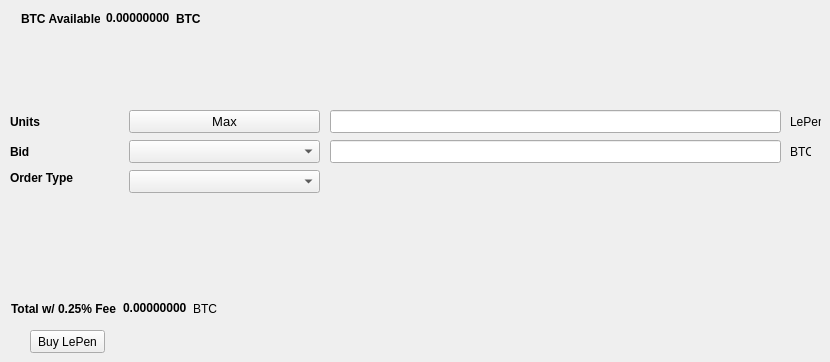
   <widget class="QWidget" name="BuyTab">
    <attribute name="title">
     <string>Buy</string>
    </attribute>
    <widget class="QPushButton" name="BuyLePen">
     <property name="geometry">
      <rect>
       <x>30</x>
       <y>330</y>
       <width>75</width>
       <height>23</height>
      </rect>
     </property>
     <property name="text">
      <string>Buy LePen</string>
     </property>
    </widget>
    <widget class="QLabel" name="label_3">
     <property name="geometry">
      <rect>
       <x>10</x>
       <y>110</y>
       <width>46</width>
       <height>23</height>
      </rect>
     </property>
     <property name="font">
      <font>
       <weight>75</weight>
       <bold>true</bold>
      </font>
     </property>
     <property name="text">
      <string>Units</string>
     </property>
    </widget>
    <widget class="QLineEdit" name="UnitsInput">
     <property name="geometry">
      <rect>
       <x>330</x>
       <y>110</y>
       <width>451</width>
       <height>23</height>
      </rect>
     </property>
     <property name="font">
      <font>
       <pointsize>9</pointsize>
       <weight>75</weight>
       <bold>true</bold>
      </font>
     </property>
    </widget>
    <widget class="QLineEdit" name="BuyBidPriceEdit">
     <property name="geometry">
      <rect>
       <x>330</x>
       <y>140</y>
       <width>451</width>
       <height>23</height>
      </rect>
     </property>
     <property name="font">
      <font>
       <pointsize>9</pointsize>
       <weight>75</weight>
       <bold>true</bold>
      </font>
     </property>
    </widget>
    <widget class="QLabel" name="label_4">
     <property name="geometry">
      <rect>
       <x>790</x>
       <y>110</y>
       <width>31</width>
       <height>23</height>
      </rect>
     </property>
     <property name="text">
      <string>LePen</string>
     </property>
    </widget>
    <widget class="QLabel" name="label_5">
     <property name="geometry">
      <rect>
       <x>790</x>
       <y>140</y>
       <width>21</width>
       <height>23</height>
      </rect>
     </property>
     <property name="text">
      <string>BTC</string>
     </property>
    </widget>
    <widget class="QLabel" name="label_6">
     <property name="geometry">
      <rect>
       <x>10</x>
       <y>140</y>
       <width>46</width>
       <height>23</height>
      </rect>
     </property>
     <property name="font">
      <font>
       <weight>75</weight>
       <bold>true</bold>
      </font>
     </property>
     <property name="text">
      <string>Bid</string>
     </property>
    </widget>
    <widget class="QLabel" name="label_7">
     <property name="geometry">
      <rect>
       <x>10</x>
       <y>170</y>
       <width>71</width>
       <height>16</height>
      </rect>
     </property>
     <property name="font">
      <font>
       <weight>75</weight>
       <bold>true</bold>
      </font>
     </property>
     <property name="text">
      <string>Order Type</string>
     </property>
    </widget>
    <widget class="QPushButton" name="Buy_Max_Amount">
     <property name="geometry">
      <rect>
       <x>129</x>
       <y>110</y>
       <width>191</width>
       <height>23</height>
      </rect>
     </property>
     <property name="font">
      <font>
       <pointsize>10</pointsize>
      </font>
     </property>
     <property name="text">
      <string>Max</string>
     </property>
    </widget>
    <widget class="QComboBox" name="BuyBidcomboBox">
     <property name="geometry">
      <rect>
       <x>129</x>
       <y>140</y>
       <width>191</width>
       <height>23</height>
      </rect>
     </property>
     <property name="font">
      <font>
       <pointsize>10</pointsize>
      </font>
     </property>
    </widget>
    <widget class="QComboBox" name="buyOrdertypeCombo">
     <property name="geometry">
      <rect>
       <x>129</x>
       <y>170</y>
       <width>191</width>
       <height>23</height>
      </rect>
     </property>
     <property name="font">
      <font>
       <pointsize>10</pointsize>
      </font>
     </property>
    </widget>
    <widget class="QWidget" name="layoutWidget">
     <property name="geometry">
      <rect>
       <x>21</x>
       <y>11</y>
       <width>180</width>
       <height>15</height>
      </rect>
     </property>
     <layout class="QHBoxLayout" name="horizontalLayout_3">
      <item>
       <widget class="QLabel" name="label232">
        <property name="font">
         <font>
          <weight>75</weight>
          <bold>true</bold>
         </font>
        </property>
        <property name="text">
         <string>BTC Available:</string>
        </property>
       </widget>
      </item>
      <item>
       <widget class="QLabel" name="BtcAvailableLbl">
        <property name="palette">
         <palette>
          <active>
           <colorrole role="WindowText">
            <brush brushstyle="SolidPattern">
             <color alpha="255">
              <red>0</red>
              <green>0</green>
              <blue>0</blue>
             </color>
            </brush>
           </colorrole>
           <colorrole role="Button">
            <brush brushstyle="SolidPattern">
             <color alpha="255">
              <red>0</red>
              <green>170</green>
              <blue>0</blue>
             </color>
            </brush>
           </colorrole>
           <colorrole role="Light">
            <brush brushstyle="SolidPattern">
             <color alpha="255">
              <red>0</red>
              <green>255</green>
              <blue>0</blue>
             </color>
            </brush>
           </colorrole>
           <colorrole role="Midlight">
            <brush brushstyle="SolidPattern">
             <color alpha="255">
              <red>0</red>
              <green>212</green>
              <blue>0</blue>
             </color>
            </brush>
           </colorrole>
           <colorrole role="Dark">
            <brush brushstyle="SolidPattern">
             <color alpha="255">
              <red>0</red>
              <green>85</green>
              <blue>0</blue>
             </color>
            </brush>
           </colorrole>
           <colorrole role="Mid">
            <brush brushstyle="SolidPattern">
             <color alpha="255">
              <red>0</red>
              <green>113</green>
              <blue>0</blue>
             </color>
            </brush>
           </colorrole>
           <colorrole role="Text">
            <brush brushstyle="SolidPattern">
             <color alpha="255">
              <red>0</red>
              <green>170</green>
              <blue>0</blue>
             </color>
            </brush>
           </colorrole>
           <colorrole role="BrightText">
            <brush brushstyle="SolidPattern">
             <color alpha="255">
              <red>255</red>
              <green>255</green>
              <blue>255</blue>
             </color>
            </brush>
           </colorrole>
           <colorrole role="ButtonText">
            <brush brushstyle="SolidPattern">
             <color alpha="255">
              <red>0</red>
              <green>0</green>
              <blue>0</blue>
             </color>
            </brush>
           </colorrole>
           <colorrole role="Base">
            <brush brushstyle="SolidPattern">
             <color alpha="255">
              <red>255</red>
              <green>255</green>
              <blue>255</blue>
             </color>
            </brush>
           </colorrole>
           <colorrole role="Window">
            <brush brushstyle="SolidPattern">
             <color alpha="255">
              <red>0</red>
              <green>170</green>
              <blue>0</blue>
             </color>
            </brush>
           </colorrole>
           <colorrole role="Shadow">
            <brush brushstyle="SolidPattern">
             <color alpha="255">
              <red>0</red>
              <green>0</green>
              <blue>0</blue>
             </color>
            </brush>
           </colorrole>
           <colorrole role="AlternateBase">
            <brush brushstyle="SolidPattern">
             <color alpha="255">
              <red>127</red>
              <green>212</green>
              <blue>127</blue>
             </color>
            </brush>
           </colorrole>
           <colorrole role="ToolTipBase">
            <brush brushstyle="SolidPattern">
             <color alpha="255">
              <red>255</red>
              <green>255</green>
              <blue>220</blue>
             </color>
            </brush>
           </colorrole>
           <colorrole role="ToolTipText">
            <brush brushstyle="SolidPattern">
             <color alpha="255">
              <red>0</red>
              <green>0</green>
              <blue>0</blue>
             </color>
            </brush>
           </colorrole>
          </active>
          <inactive>
           <colorrole role="WindowText">
            <brush brushstyle="SolidPattern">
             <color alpha="255">
              <red>0</red>
              <green>0</green>
              <blue>0</blue>
             </color>
            </brush>
           </colorrole>
           <colorrole role="Button">
            <brush brushstyle="SolidPattern">
             <color alpha="255">
              <red>0</red>
              <green>170</green>
              <blue>0</blue>
             </color>
            </brush>
           </colorrole>
           <colorrole role="Light">
            <brush brushstyle="SolidPattern">
             <color alpha="255">
              <red>0</red>
              <green>255</green>
              <blue>0</blue>
             </color>
            </brush>
           </colorrole>
           <colorrole role="Midlight">
            <brush brushstyle="SolidPattern">
             <color alpha="255">
              <red>0</red>
              <green>212</green>
              <blue>0</blue>
             </color>
            </brush>
           </colorrole>
           <colorrole role="Dark">
            <brush brushstyle="SolidPattern">
             <color alpha="255">
              <red>0</red>
              <green>85</green>
              <blue>0</blue>
             </color>
            </brush>
           </colorrole>
           <colorrole role="Mid">
            <brush brushstyle="SolidPattern">
             <color alpha="255">
              <red>0</red>
              <green>113</green>
              <blue>0</blue>
             </color>
            </brush>
           </colorrole>
           <colorrole role="Text">
            <brush brushstyle="SolidPattern">
             <color alpha="255">
              <red>0</red>
              <green>170</green>
              <blue>0</blue>
             </color>
            </brush>
           </colorrole>
           <colorrole role="BrightText">
            <brush brushstyle="SolidPattern">
             <color alpha="255">
              <red>255</red>
              <green>255</green>
              <blue>255</blue>
             </color>
            </brush>
           </colorrole>
           <colorrole role="ButtonText">
            <brush brushstyle="SolidPattern">
             <color alpha="255">
              <red>0</red>
              <green>0</green>
              <blue>0</blue>
             </color>
            </brush>
           </colorrole>
           <colorrole role="Base">
            <brush brushstyle="SolidPattern">
             <color alpha="255">
              <red>255</red>
              <green>255</green>
              <blue>255</blue>
             </color>
            </brush>
           </colorrole>
           <colorrole role="Window">
            <brush brushstyle="SolidPattern">
             <color alpha="255">
              <red>0</red>
              <green>170</green>
              <blue>0</blue>
             </color>
            </brush>
           </colorrole>
           <colorrole role="Shadow">
            <brush brushstyle="SolidPattern">
             <color alpha="255">
              <red>0</red>
              <green>0</green>
              <blue>0</blue>
             </color>
            </brush>
           </colorrole>
           <colorrole role="AlternateBase">
            <brush brushstyle="SolidPattern">
             <color alpha="255">
              <red>127</red>
              <green>212</green>
              <blue>127</blue>
             </color>
            </brush>
           </colorrole>
           <colorrole role="ToolTipBase">
            <brush brushstyle="SolidPattern">
             <color alpha="255">
              <red>255</red>
              <green>255</green>
              <blue>220</blue>
             </color>
            </brush>
           </colorrole>
           <colorrole role="ToolTipText">
            <brush brushstyle="SolidPattern">
             <color alpha="255">
              <red>0</red>
              <green>0</green>
              <blue>0</blue>
             </color>
            </brush>
           </colorrole>
          </inactive>
          <disabled>
           <colorrole role="WindowText">
            <brush brushstyle="SolidPattern">
             <color alpha="255">
              <red>0</red>
              <green>85</green>
              <blue>0</blue>
             </color>
            </brush>
           </colorrole>
           <colorrole role="Button">
            <brush brushstyle="SolidPattern">
             <color alpha="255">
              <red>0</red>
              <green>170</green>
              <blue>0</blue>
             </color>
            </brush>
           </colorrole>
           <colorrole role="Light">
            <brush brushstyle="SolidPattern">
             <color alpha="255">
              <red>0</red>
              <green>255</green>
              <blue>0</blue>
             </color>
            </brush>
           </colorrole>
           <colorrole role="Midlight">
            <brush brushstyle="SolidPattern">
             <color alpha="255">
              <red>0</red>
              <green>212</green>
              <blue>0</blue>
             </color>
            </brush>
           </colorrole>
           <colorrole role="Dark">
            <brush brushstyle="SolidPattern">
             <color alpha="255">
              <red>0</red>
              <green>85</green>
              <blue>0</blue>
             </color>
            </brush>
           </colorrole>
           <colorrole role="Mid">
            <brush brushstyle="SolidPattern">
             <color alpha="255">
              <red>0</red>
              <green>113</green>
              <blue>0</blue>
             </color>
            </brush>
           </colorrole>
           <colorrole role="Text">
            <brush brushstyle="SolidPattern">
             <color alpha="255">
              <red>0</red>
              <green>85</green>
              <blue>0</blue>
             </color>
            </brush>
           </colorrole>
           <colorrole role="BrightText">
            <brush brushstyle="SolidPattern">
             <color alpha="255">
              <red>255</red>
              <green>255</green>
              <blue>255</blue>
             </color>
            </brush>
           </colorrole>
           <colorrole role="ButtonText">
            <brush brushstyle="SolidPattern">
             <color alpha="255">
              <red>0</red>
              <green>85</green>
              <blue>0</blue>
             </color>
            </brush>
           </colorrole>
           <colorrole role="Base">
            <brush brushstyle="SolidPattern">
             <color alpha="255">
              <red>0</red>
              <green>170</green>
              <blue>0</blue>
             </color>
            </brush>
           </colorrole>
           <colorrole role="Window">
            <brush brushstyle="SolidPattern">
             <color alpha="255">
              <red>0</red>
              <green>170</green>
              <blue>0</blue>
             </color>
            </brush>
           </colorrole>
           <colorrole role="Shadow">
            <brush brushstyle="SolidPattern">
             <color alpha="255">
              <red>0</red>
              <green>0</green>
              <blue>0</blue>
             </color>
            </brush>
           </colorrole>
           <colorrole role="AlternateBase">
            <brush brushstyle="SolidPattern">
             <color alpha="255">
              <red>0</red>
              <green>170</green>
              <blue>0</blue>
             </color>
            </brush>
           </colorrole>
           <colorrole role="ToolTipBase">
            <brush brushstyle="SolidPattern">
             <color alpha="255">
              <red>255</red>
              <green>255</green>
              <blue>220</blue>
             </color>
            </brush>
           </colorrole>
           <colorrole role="ToolTipText">
            <brush brushstyle="SolidPattern">
             <color alpha="255">
              <red>0</red>
              <green>0</green>
              <blue>0</blue>
             </color>
            </brush>
           </colorrole>
          </disabled>
         </palette>
        </property>
        <property name="font">
         <font>
          <weight>75</weight>
          <bold>true</bold>
         </font>
        </property>
        <property name="text">
         <string>0.00000000</string>
        </property>
        <property name="textInteractionFlags">
         <set>Qt::LinksAccessibleByMouse|Qt::TextSelectableByKeyboard|Qt::TextSelectableByMouse</set>
        </property>
       </widget>
      </item>
      <item>
       <widget class="QLabel" name="BtcAvailableLbl_2">
        <property name="font">
         <font>
          <weight>75</weight>
          <bold>true</bold>
         </font>
        </property>
        <property name="text">
         <string>BTC</string>
        </property>
       </widget>
      </item>
     </layout>
    </widget>
    <widget class="QWidget" name="layoutWidget">
     <property name="geometry">
      <rect>
       <x>11</x>
       <y>301</y>
       <width>209</width>
       <height>15</height>
      </rect>
     </property>
     <layout class="QHBoxLayout" name="horizontalLayout_4">
      <item>
       <widget class="QLabel" name="label_9">
        <property name="font">
         <font>
          <weight>75</weight>
          <bold>true</bold>
         </font>
        </property>
        <property name="text">
         <string>Total w/ 0.25% Fee</string>
        </property>
       </widget>
      </item>
      <item>
       <widget class="QLabel" name="BuyCostLabel">
        <property name="palette">
         <palette>
          <active>
           <colorrole role="WindowText">
            <brush brushstyle="SolidPattern">
             <color alpha="255">
              <red>0</red>
              <green>0</green>
              <blue>0</blue>
             </color>
            </brush>
           </colorrole>
           <colorrole role="Button">
            <brush brushstyle="SolidPattern">
             <color alpha="255">
              <red>0</red>
              <green>170</green>
              <blue>0</blue>
             </color>
            </brush>
           </colorrole>
           <colorrole role="Light">
            <brush brushstyle="SolidPattern">
             <color alpha="255">
              <red>0</red>
              <green>255</green>
              <blue>0</blue>
             </color>
            </brush>
           </colorrole>
           <colorrole role="Midlight">
            <brush brushstyle="SolidPattern">
             <color alpha="255">
              <red>0</red>
              <green>212</green>
              <blue>0</blue>
             </color>
            </brush>
           </colorrole>
           <colorrole role="Dark">
            <brush brushstyle="SolidPattern">
             <color alpha="255">
              <red>0</red>
              <green>85</green>
              <blue>0</blue>
             </color>
            </brush>
           </colorrole>
           <colorrole role="Mid">
            <brush brushstyle="SolidPattern">
             <color alpha="255">
              <red>0</red>
              <green>113</green>
              <blue>0</blue>
             </color>
            </brush>
           </colorrole>
           <colorrole role="Text">
            <brush brushstyle="SolidPattern">
             <color alpha="255">
              <red>0</red>
              <green>170</green>
              <blue>0</blue>
             </color>
            </brush>
           </colorrole>
           <colorrole role="BrightText">
            <brush brushstyle="SolidPattern">
             <color alpha="255">
              <red>255</red>
              <green>255</green>
              <blue>255</blue>
             </color>
            </brush>
           </colorrole>
           <colorrole role="ButtonText">
            <brush brushstyle="SolidPattern">
             <color alpha="255">
              <red>0</red>
              <green>0</green>
              <blue>0</blue>
             </color>
            </brush>
           </colorrole>
           <colorrole role="Base">
            <brush brushstyle="SolidPattern">
             <color alpha="255">
              <red>255</red>
              <green>255</green>
              <blue>255</blue>
             </color>
            </brush>
           </colorrole>
           <colorrole role="Window">
            <brush brushstyle="SolidPattern">
             <color alpha="255">
              <red>0</red>
              <green>170</green>
              <blue>0</blue>
             </color>
            </brush>
           </colorrole>
           <colorrole role="Shadow">
            <brush brushstyle="SolidPattern">
             <color alpha="255">
              <red>0</red>
              <green>0</green>
              <blue>0</blue>
             </color>
            </brush>
           </colorrole>
           <colorrole role="AlternateBase">
            <brush brushstyle="SolidPattern">
             <color alpha="255">
              <red>127</red>
              <green>212</green>
              <blue>127</blue>
             </color>
            </brush>
           </colorrole>
           <colorrole role="ToolTipBase">
            <brush brushstyle="SolidPattern">
             <color alpha="255">
              <red>255</red>
              <green>255</green>
              <blue>220</blue>
             </color>
            </brush>
           </colorrole>
           <colorrole role="ToolTipText">
            <brush brushstyle="SolidPattern">
             <color alpha="255">
              <red>0</red>
              <green>0</green>
              <blue>0</blue>
             </color>
            </brush>
           </colorrole>
          </active>
          <inactive>
           <colorrole role="WindowText">
            <brush brushstyle="SolidPattern">
             <color alpha="255">
              <red>0</red>
              <green>0</green>
              <blue>0</blue>
             </color>
            </brush>
           </colorrole>
           <colorrole role="Button">
            <brush brushstyle="SolidPattern">
             <color alpha="255">
              <red>0</red>
              <green>170</green>
              <blue>0</blue>
             </color>
            </brush>
           </colorrole>
           <colorrole role="Light">
            <brush brushstyle="SolidPattern">
             <color alpha="255">
              <red>0</red>
              <green>255</green>
              <blue>0</blue>
             </color>
            </brush>
           </colorrole>
           <colorrole role="Midlight">
            <brush brushstyle="SolidPattern">
             <color alpha="255">
              <red>0</red>
              <green>212</green>
              <blue>0</blue>
             </color>
            </brush>
           </colorrole>
           <colorrole role="Dark">
            <brush brushstyle="SolidPattern">
             <color alpha="255">
              <red>0</red>
              <green>85</green>
              <blue>0</blue>
             </color>
            </brush>
           </colorrole>
           <colorrole role="Mid">
            <brush brushstyle="SolidPattern">
             <color alpha="255">
              <red>0</red>
              <green>113</green>
              <blue>0</blue>
             </color>
            </brush>
           </colorrole>
           <colorrole role="Text">
            <brush brushstyle="SolidPattern">
             <color alpha="255">
              <red>0</red>
              <green>170</green>
              <blue>0</blue>
             </color>
            </brush>
           </colorrole>
           <colorrole role="BrightText">
            <brush brushstyle="SolidPattern">
             <color alpha="255">
              <red>255</red>
              <green>255</green>
              <blue>255</blue>
             </color>
            </brush>
           </colorrole>
           <colorrole role="ButtonText">
            <brush brushstyle="SolidPattern">
             <color alpha="255">
              <red>0</red>
              <green>0</green>
              <blue>0</blue>
             </color>
            </brush>
           </colorrole>
           <colorrole role="Base">
            <brush brushstyle="SolidPattern">
             <color alpha="255">
              <red>255</red>
              <green>255</green>
              <blue>255</blue>
             </color>
            </brush>
           </colorrole>
           <colorrole role="Window">
            <brush brushstyle="SolidPattern">
             <color alpha="255">
              <red>0</red>
              <green>170</green>
              <blue>0</blue>
             </color>
            </brush>
           </colorrole>
           <colorrole role="Shadow">
            <brush brushstyle="SolidPattern">
             <color alpha="255">
              <red>0</red>
              <green>0</green>
              <blue>0</blue>
             </color>
            </brush>
           </colorrole>
           <colorrole role="AlternateBase">
            <brush brushstyle="SolidPattern">
             <color alpha="255">
              <red>127</red>
              <green>212</green>
              <blue>127</blue>
             </color>
            </brush>
           </colorrole>
           <colorrole role="ToolTipBase">
            <brush brushstyle="SolidPattern">
             <color alpha="255">
              <red>255</red>
              <green>255</green>
              <blue>220</blue>
             </color>
            </brush>
           </colorrole>
           <colorrole role="ToolTipText">
            <brush brushstyle="SolidPattern">
             <color alpha="255">
              <red>0</red>
              <green>0</green>
              <blue>0</blue>
             </color>
            </brush>
           </colorrole>
          </inactive>
          <disabled>
           <colorrole role="WindowText">
            <brush brushstyle="SolidPattern">
             <color alpha="255">
              <red>0</red>
              <green>85</green>
              <blue>0</blue>
             </color>
            </brush>
           </colorrole>
           <colorrole role="Button">
            <brush brushstyle="SolidPattern">
             <color alpha="255">
              <red>0</red>
              <green>170</green>
              <blue>0</blue>
             </color>
            </brush>
           </colorrole>
           <colorrole role="Light">
            <brush brushstyle="SolidPattern">
             <color alpha="255">
              <red>0</red>
              <green>255</green>
              <blue>0</blue>
             </color>
            </brush>
           </colorrole>
           <colorrole role="Midlight">
            <brush brushstyle="SolidPattern">
             <color alpha="255">
              <red>0</red>
              <green>212</green>
              <blue>0</blue>
             </color>
            </brush>
           </colorrole>
           <colorrole role="Dark">
            <brush brushstyle="SolidPattern">
             <color alpha="255">
              <red>0</red>
              <green>85</green>
              <blue>0</blue>
             </color>
            </brush>
           </colorrole>
           <colorrole role="Mid">
            <brush brushstyle="SolidPattern">
             <color alpha="255">
              <red>0</red>
              <green>113</green>
              <blue>0</blue>
             </color>
            </brush>
           </colorrole>
           <colorrole role="Text">
            <brush brushstyle="SolidPattern">
             <color alpha="255">
              <red>0</red>
              <green>85</green>
              <blue>0</blue>
             </color>
            </brush>
           </colorrole>
           <colorrole role="BrightText">
            <brush brushstyle="SolidPattern">
             <color alpha="255">
              <red>255</red>
              <green>255</green>
              <blue>255</blue>
             </color>
            </brush>
           </colorrole>
           <colorrole role="ButtonText">
            <brush brushstyle="SolidPattern">
             <color alpha="255">
              <red>0</red>
              <green>85</green>
              <blue>0</blue>
             </color>
            </brush>
           </colorrole>
           <colorrole role="Base">
            <brush brushstyle="SolidPattern">
             <color alpha="255">
              <red>0</red>
              <green>170</green>
              <blue>0</blue>
             </color>
            </brush>
           </colorrole>
           <colorrole role="Window">
            <brush brushstyle="SolidPattern">
             <color alpha="255">
              <red>0</red>
              <green>170</green>
              <blue>0</blue>
             </color>
            </brush>
           </colorrole>
           <colorrole role="Shadow">
            <brush brushstyle="SolidPattern">
             <color alpha="255">
              <red>0</red>
              <green>0</green>
              <blue>0</blue>
             </color>
            </brush>
           </colorrole>
           <colorrole role="AlternateBase">
            <brush brushstyle="SolidPattern">
             <color alpha="255">
              <red>0</red>
              <green>170</green>
              <blue>0</blue>
             </color>
            </brush>
           </colorrole>
           <colorrole role="ToolTipBase">
            <brush brushstyle="SolidPattern">
             <color alpha="255">
              <red>255</red>
              <green>255</green>
              <blue>220</blue>
             </color>
            </brush>
           </colorrole>
           <colorrole role="ToolTipText">
            <brush brushstyle="SolidPattern">
             <color alpha="255">
              <red>0</red>
              <green>0</green>
              <blue>0</blue>
             </color>
            </brush>
           </colorrole>
          </disabled>
         </palette>
        </property>
        <property name="font">
         <font>
          <weight>75</weight>
          <bold>true</bold>
         </font>
        </property>
        <property name="autoFillBackground">
         <bool>false</bool>
        </property>
        <property name="text">
         <string>0.00000000</string>
        </property>
        <property name="textInteractionFlags">
         <set>Qt::LinksAccessibleByMouse|Qt::TextSelectableByMouse</set>
        </property>
       </widget>
      </item>
      <item>
       <widget class="QLabel" name="label_10">
        <property name="font">
         <font>
          <weight>50</weight>
          <bold>false</bold>
         </font>
        </property>
        <property name="text">
         <string>BTC</string>
        </property>
       </widget>
      </item>
     </layout>
    </widget>
   </widget>
